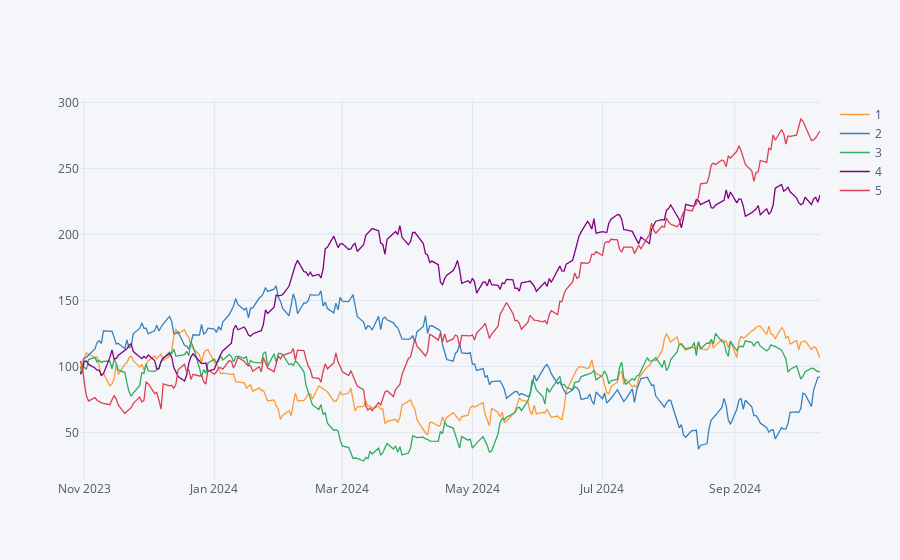

The cell this chart's notebook holds for it:
### Markdown cell above
Cufflinks为Dataframe提供了一个新的绘图方法`df.iplot`，该方法支持我们在后端使用plotly创建交互式的图表。我们可以通过`asFigure`参数来进行本地绘制，`image`参数提供静态位图的绘制，`filename`设置保存静态位图的地址。

### Code cell
plyo.iplot(
    df.iplot(asFigure=True),
    # image='png',
    filename='ply_01'
)

### Figure 1 — Plotly figure (JSON) as saved in the notebook; plotly's stock layout.template omitted (floating-point values rounded to 4 significant figures; data arrays with more than 128 entries replaced by an {"elided": "..."} marker saying what was removed)
{"data": [{"line": {"color": "rgba(255, 153, 51, 1.0)", "dash": "solid", "shape": "linear", "width": 1.3}, "mode": "lines", "name": "1", "text": "", "x": {"elided": "250 str values"}, "y": {"elided": "250 float values"}, "type": "scatter"}, {"line": {"color": "rgba(55, 128, 191, 1.0)", "dash": "solid", "shape": "linear", "width": 1.3}, "mode": "lines", "name": "2", "text": "", "x": {"elided": "250 str values"}, "y": {"elided": "250 float values"}, "type": "scatter"}, {"line": {"color": "rgba(50, 171, 96, 1.0)", "dash": "solid", "shape": "linear", "width": 1.3}, "mode": "lines", "name": "3", "text": "", "x": {"elided": "250 str values"}, "y": {"elided": "250 float values"}, "type": "scatter"}, {"line": {"color": "rgba(128, 0, 128, 1.0)", "dash": "solid", "shape": "linear", "width": 1.3}, "mode": "lines", "name": "4", "text": "", "x": {"elided": "250 str values"}, "y": {"elided": "250 float values"}, "type": "scatter"}, {"line": {"color": "rgba(219, 64, 82, 1.0)", "dash": "solid", "shape": "linear", "width": 1.3}, "mode": "lines", "name": "5", "text": "", "x": {"elided": "250 str values"}, "y": {"elided": "250 float values"}, "type": "scatter"}], "layout": {"legend": {"bgcolor": "#F5F6F9", "font": {"color": "#4D5663"}}, "paper_bgcolor": "#F5F6F9", "plot_bgcolor": "#F5F6F9", "title": {"font": {"color": "#4D5663"}}, "xaxis": {"gridcolor": "#E1E5ED", "showgrid": true, "tickfont": {"color": "#4D5663"}, "title": {"font": {"color": "#4D5663"}, "text": ""}, "zerolinecolor": "#E1E5ED"}, "yaxis": {"gridcolor": "#E1E5ED", "showgrid": true, "tickfont": {"color": "#4D5663"}, "title": {"font": {"color": "#4D5663"}, "text": ""}, "zerolinecolor": "#E1E5ED"}}}
